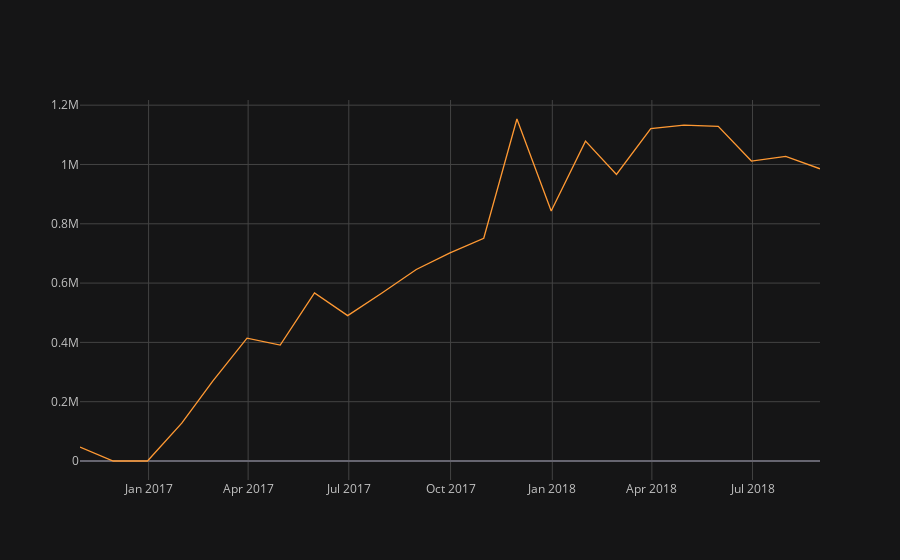

Source (notebook cell):
### Code cell
timestamp_sum.iplot(kind='scatter', theme='solar')

### Figure 1 — Plotly figure (JSON) as saved in the notebook; plotly's stock layout.template omitted (floating-point values rounded to 4 significant figures)
{"data": [{"line": {"color": "rgba(255, 153, 51, 1.0)", "dash": "solid", "shape": "linear", "width": 1.3}, "mode": "lines", "name": "payment_value", "text": "", "type": "scatter", "x": ["2016-10-31", "2016-11-30", "2016-12-31", "2017-01-31", "2017-02-28", "2017-03-31", "2017-04-30", "2017-05-31", "2017-06-30", "2017-07-31", "2017-08-31", "2017-09-30", "2017-10-31", "2017-11-30", "2017-12-31", "2018-01-31", "2018-02-28", "2018-03-31", "2018-04-30", "2018-05-31", "2018-06-30", "2018-07-31", "2018-08-31"], "y": [47270.0, 0, 19.62, 127400.0, 269500.0, 414400.0, 391000.0, 566900.0, 490200.0, 566400.0, 646000.0, 701000.0, 751100.0, 1153000.0, 843200.0, 1079000.0, 966600.0, 1121000.0, 1133000.0, 1129000.0, 1012000.0, 1027000.0, 985400.0]}], "layout": {"legend": {"bgcolor": "#151516", "font": {"color": "#D9D9D9"}}, "paper_bgcolor": "#151516", "plot_bgcolor": "#151516", "title": {"font": {"color": "#D9D9D9"}}, "xaxis": {"gridcolor": "#434343", "showgrid": true, "tickfont": {"color": "#C2C2C2"}, "title": {"font": {"color": "#D9D9D9"}, "text": ""}, "zerolinecolor": "#666570"}, "yaxis": {"gridcolor": "#434343", "showgrid": true, "tickfont": {"color": "#C2C2C2"}, "title": {"font": {"color": "#D9D9D9"}, "text": ""}, "zerolinecolor": "#666570"}}}
